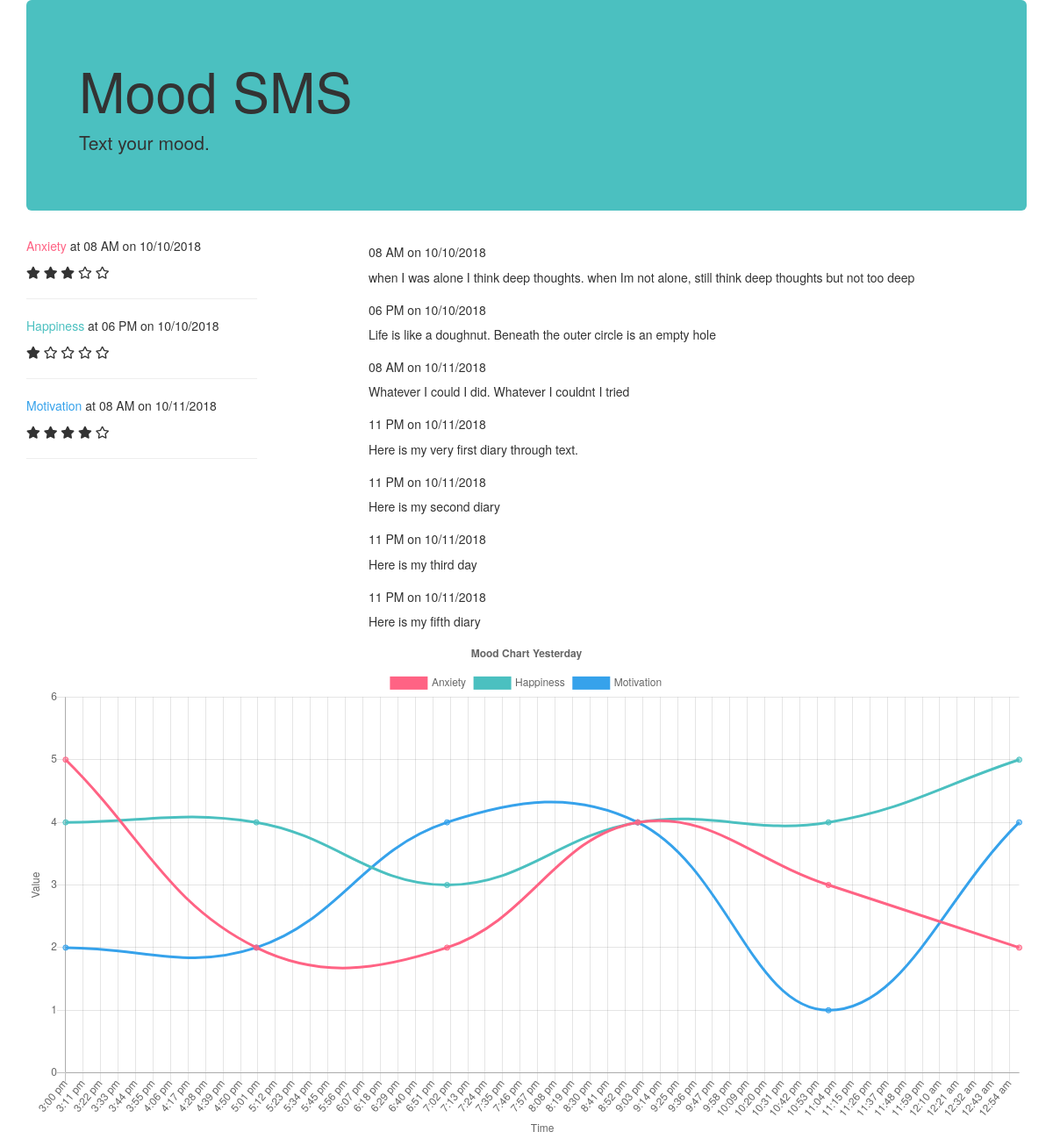
Before: / with the older database file.
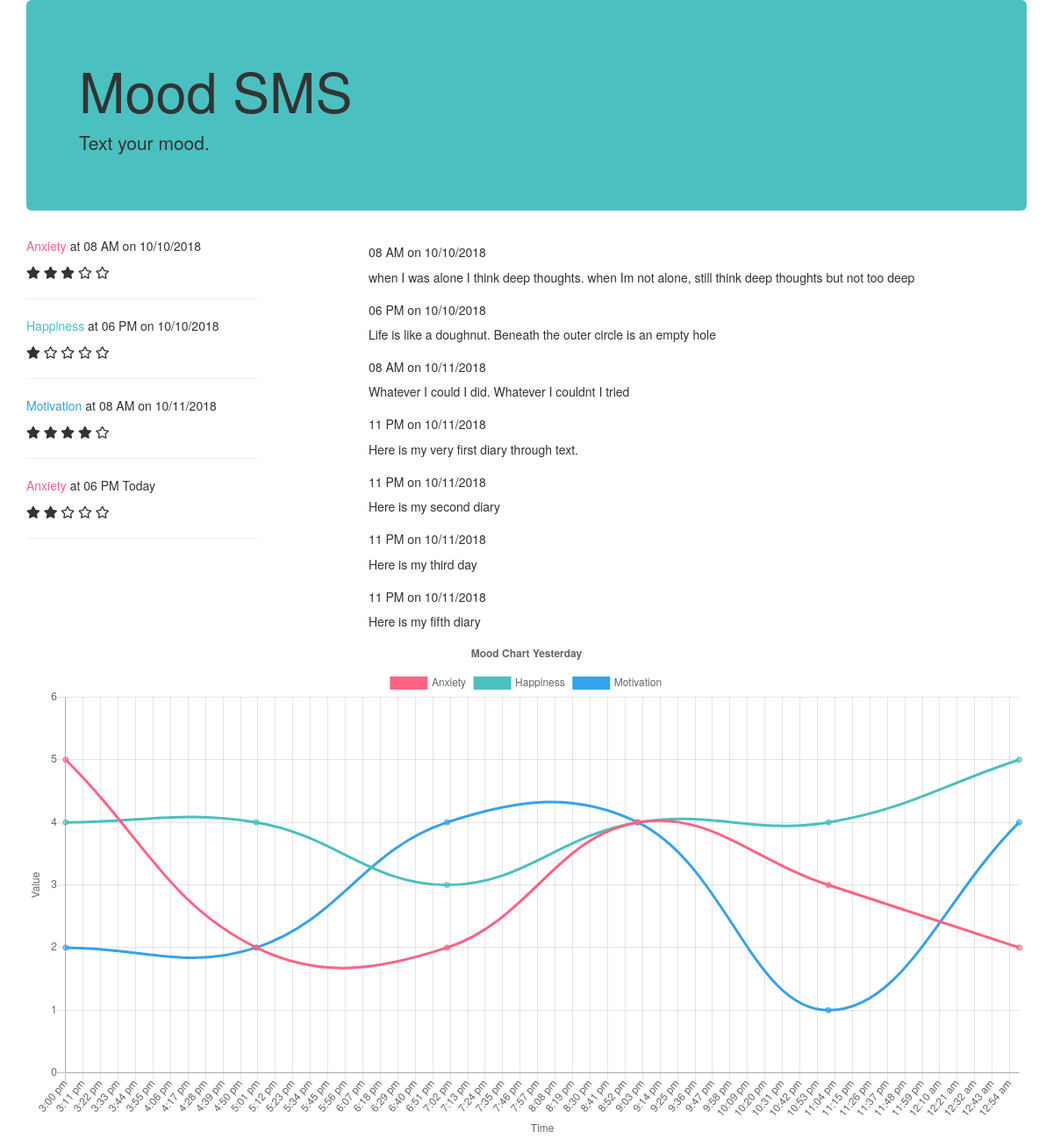
After: the same page with the newer database file.
### tables this page shows
CREATE TABLE mood (id integer PRIMARY KEY, user_id integer, type text, star integer, time integer);

CREATE TABLE diary (id integer PRIMARY KEY, user_id integer, post text, time integer);

### app.py (the view)
@app.route('/')
def home():
    moods = mood_db.get_moods(test_phone_number)
    diaries = mood_db.get_diaries(test_phone_number)
    return render_template('home.html', moods=moods, diaries=diaries)

### mood_db.py (called while the page is built)
	def get_moods(self, phone_number):
		moods = self.engine.execute("SELECT type, star, time FROM users INNER JOIN mood ON users.id = mood.user_id AND users.phone_number = " + str(phone_number))
		mood_list = {'moods': []}
		for mood in moods:
			mood_obj = {}
			mood_obj['type'] = mood[0]
			mood_obj['star'] = mood[1]
			mood_obj['time'] = self.__time_parser(mood[2])
			mood_list['moods'].append(mood_obj)
		return mood_list

	def __time_parser(self, mood_time):
		dt = datetime.datetime.utcfromtimestamp(mood_time)
		dt_today = datetime.datetime.now()
		if (dt.day == dt_today.day):
			return dt_today.strftime('%I %p Today')
		else:
			return dt.strftime('%I %p on %m/%d/%Y')

	def get_diaries(self, phone_number):
		diaries = self.engine.execute("SELECT post, time FROM users INNER JOIN diary ON users.id = diary.user_id AND users.phone_number = " + str(phone_number))
		diary_list = {'diaries': []}
		for diary in diaries:
			diary_obj = {}
			diary_obj['post'] = diary[0]
			diary_obj['time'] = self.__time_parser(diary[1])
			diary_list['diaries'].append(diary_obj)
		return diary_list

### templates/home.html (shortened to what this page needs)
<!doctype html>
<html>
<head>
	<link rel="stylesheet" href="https://maxcdn.bootstrapcdn.com/bootstrap/3.3.7/css/bootstrap.min.css">
	<link rel="stylesheet" href="https://use.fontawesome.com/releases/v5.3.1/css/all.css"
>
</head>
<body>
	<div class="container">
		<div class="jumbotron" style="background: rgb(75, 192, 192);">
			<h1>Mood SMS</h1>
			<p>Text your mood.</p>
		</div>
		<div class="row">
			<div class="col-lg-3">
				{% for mood in moods['moods']%}
				<div class="row">
					<div class="col-lg-12">
						{% if mood['type'] == 'Anxiety' %}
						<p> <span style="color: rgb(255, 99, 132);">{{ mood['type']}}</span> at {{mood['time']}}</p>
						{% elif mood['type'] == 'Happiness' %}
						<p> <span style="color: rgb(75, 192, 192);">{{ mood['type']}}</span> at {{mood['time']}}</p>
						{% elif mood['type'] == 'Motivation' %}
						<p> <span style="color: rgb(54, 162, 235);">{{ mood['type']}}</span> at {{mood['time']}}</p>
						{% endif%}
						{% for star in range(mood['star']) %}
						<i class="fas fa-star"></i>
						{% endfor%}
						{% for empty_star in range(5 - mood['star'])%}
						<i class="far fa-star"></i>
						{% endfor%}
						<hr />
					</div>
				</div>
				{% endfor%}
			</div>
			<div class="col-lg-1"></div>
			<div class="col-lg-8">
				{% for diary in diaries['diaries'] %}
				<div class="row">
					<div class="col-lg-12">
						<h5>{{ diary['time'] }}</h5>
						<p>{{ diary['post'] }}</p>
					</div>
				</div>
				{% endfor %}
			</div>
		</div>
		<canvas id="canvas"></canvas>
	</div>
	<script>
		let dataset_generator = function () {
			let dt = new Date('2018-10-08T00:00:00Z');
			dt.setHours(dt.getHours() - 9);
			var dataset = [];
			for (i = 0; i < 12; i += 2) {
				let ran_rating = Math.floor(Math.random() * 5) + 1;
				dataset.push({ x: new Date(dt), y: ran_rating });
				dt.setHours(dt.getHours() + 2);
			}
			return dataset;
		}
		var color = Chart.helpers.color;
		let data_set = [
			{
				label: 'Anxiety',
				backgroundColor: color(window.chartColors.red).alpha(0.5).rgbString(),
				borderColor: window.chartColors.red,
				fill: false,
				data: dataset_generator()
			},
			{
				label: 'Happiness',
				backgroundColor: color(window.chartColors.green).alpha(0.5).rgbString(),
				borderColor: window.chartColors.green,
				fill: false,
				data: dataset_generator()
			},
			{
				label: 'Motivation',
				backgroundColor: color(window.chartColors.blue).alpha(0.5).rgbString(),
				borderColor: window.chartColors.blue,
				fill: false,
				data: dataset_generator()
			}
		]
		load_chart(data_set);
	</script>
</body>
</html>

### templates/home.html (style rules this page uses)
canvas { -moz-user-select: none; -webkit-user-select: none; -ms-user-select: none; }

Changed rows visible on the page:
added mood: type "Anxiety", time "06 PM Today", star 2 (drawn)
